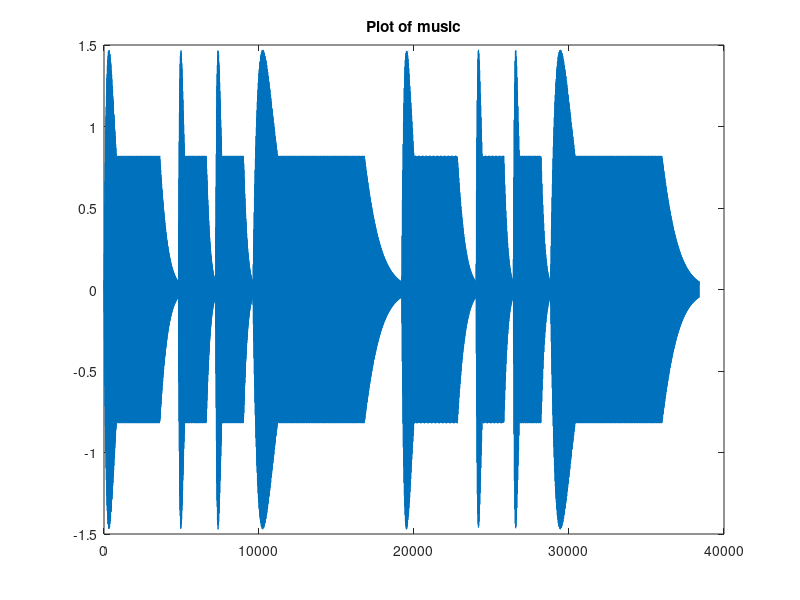

The MATLAB source for this figure:
inter = 2^(1/12);
basefreq = 220 * inter^8; %baseFreq=F4 in this song

sampfreq = 8000;
beat = 0.6;%longer

%freq used in this song
sound1 = basefreq;
sound5 = basefreq * inter^7;
sound6 = basefreq * inter^9;
sound2 = basefreq * inter^2;
sound6low = basefreq / (inter^3);

%  play the music
mfreq = [
    sound5;sound5;sound6;
    sound2;
    sound1;sound1;sound6low;
    sound2
];%frequnce sequnce of the song

beats= [
    1;0.5;0.5;
    2;
    1;0.5;0.5;
    2;
];%beats sequnce of the song

%parameters
a=100;
b=10;
c=2.5;
d=0.0082;

music = [];
for i=1:8
    t = linspace(0,beat*beats(i),sampfreq*beat*beats(i));
    y = sin(2*pi*mfreq(i)*t);

    %envelop function
    %func1
    x1 = linspace(0, beat/6, sampfreq*beat*beats(i)/6);
    y1 = x1 .* (exp(-b*x1) .^c);
    %func2
    x2 = linspace(beat/6, beat*4.5/6, sampfreq*beat*beats(i)*3.5/6);
    dd = linspace(d, d, sampfreq*beat*beats(i)*3.5/6);
    y2 = dd;
    %func3
    x3 = linspace(beat*4.5/6, beat, sampfreq*beat*beats(i)*1.5/6);
    y3 = (x3-0.35) .* (exp(-b*(x3-0.35)) .^c);
    %combination
    envfunct = a*[y1 y2 y3];

    music = [music, y.* envfunct];%multiply
end

sound(music,sampfreq);
audiowrite('C:\Users\LJW\Desktop\音乐合成大作业\hw_result\result1_2.wav', music, sampfreq,'BitsPerSample',32);%cut down to save
plot([0:length(music)-1],music);title('Plot of music');